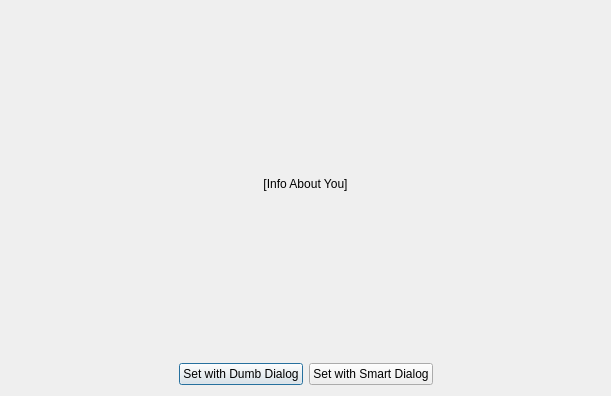
<?xml version="1.0" encoding="UTF-8"?>
<ui version="4.0">
 <class>InfoWindow</class>
 <widget class="QDialog" name="InfoWindow">
  <property name="geometry">
   <rect>
    <x>0</x>
    <y>0</y>
    <width>611</width>
    <height>396</height>
   </rect>
  </property>
  <property name="windowTitle">
   <string>Info About You</string>
  </property>
  <layout class="QVBoxLayout" name="verticalLayout">
   <item>
    <widget class="QLabel" name="infoLabel">
     <property name="sizePolicy">
      <sizepolicy hsizetype="Preferred" vsizetype="Expanding">
       <horstretch>0</horstretch>
       <verstretch>0</verstretch>
      </sizepolicy>
     </property>
     <property name="text">
      <string>[Info About You]</string>
     </property>
     <property name="alignment">
      <set>Qt::AlignCenter</set>
     </property>
    </widget>
   </item>
   <item>
    <layout class="QHBoxLayout" name="horizontalLayout">
     <item>
      <spacer name="horizontalSpacer">
       <property name="orientation">
        <enum>Qt::Horizontal</enum>
       </property>
       <property name="sizeHint" stdset="0">
        <size>
         <width>40</width>
         <height>20</height>
        </size>
       </property>
      </spacer>
     </item>
     <item>
      <widget class="QPushButton" name="setInfoDumbButton">
       <property name="text">
        <string>Set with Dumb Dialog</string>
       </property>
      </widget>
     </item>
     <item>
      <widget class="QPushButton" name="setInfoSmartButton">
       <property name="text">
        <string>Set with Smart Dialog</string>
       </property>
      </widget>
     </item>
     <item>
      <spacer name="horizontalSpacer_2">
       <property name="orientation">
        <enum>Qt::Horizontal</enum>
       </property>
       <property name="sizeHint" stdset="0">
        <size>
         <width>40</width>
         <height>20</height>
        </size>
       </property>
      </spacer>
     </item>
    </layout>
   </item>
  </layout>
 </widget>
 <resources/>
 <connections/>
</ui>
